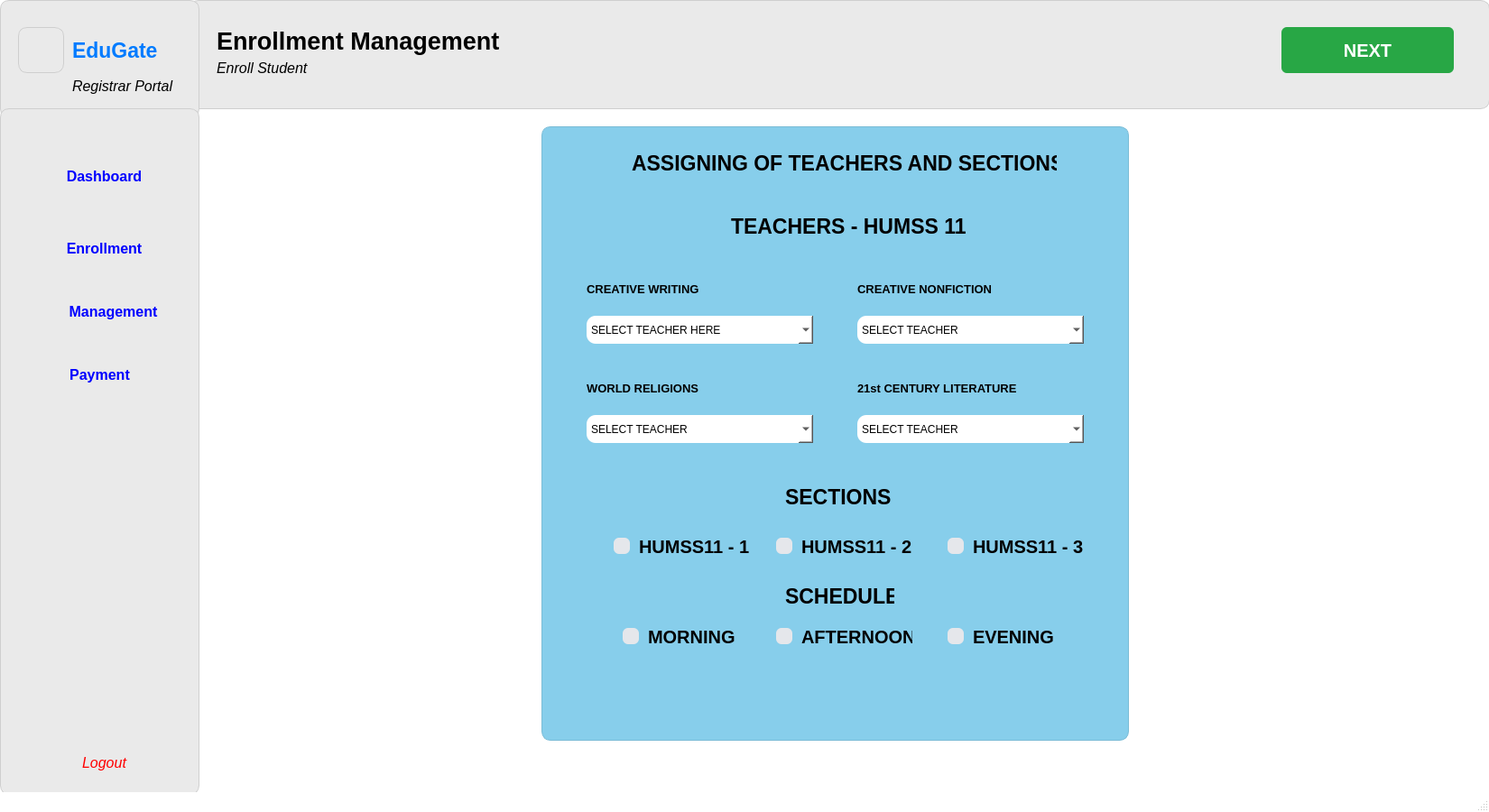
<?xml version="1.0" encoding="UTF-8"?>
<ui version="4.0">
 <class>MainWindow</class>
 <widget class="QMainWindow" name="MainWindow">
  <property name="geometry">
   <rect>
    <x>0</x>
    <y>0</y>
    <width>1650</width>
    <height>900</height>
   </rect>
  </property>
  <property name="sizePolicy">
   <sizepolicy hsizetype="Fixed" vsizetype="Fixed">
    <horstretch>0</horstretch>
    <verstretch>0</verstretch>
   </sizepolicy>
  </property>
  <property name="minimumSize">
   <size>
    <width>1650</width>
    <height>900</height>
   </size>
  </property>
  <property name="maximumSize">
   <size>
    <width>1650</width>
    <height>900</height>
   </size>
  </property>
  <property name="windowTitle">
   <string>MainWindow</string>
  </property>
  <property name="styleSheet">
   <string notr="true">QMainWindow {
    background-color: white;
}
</string>
  </property>
  <widget class="QWidget" name="centralwidget">
   <widget class="QWidget" name="widget" native="true">
    <property name="geometry">
     <rect>
      <x>210</x>
      <y>0</y>
      <width>1441</width>
      <height>121</height>
     </rect>
    </property>
    <property name="styleSheet">
     <string notr="true">QWidget {
    background-color: #eaeaea;  
    border: 1px solid #cfcfcf;
    border-radius: 10px;
}
</string>
    </property>
    <widget class="QLabel" name="label">
     <property name="geometry">
      <rect>
       <x>30</x>
       <y>20</y>
       <width>341</width>
       <height>51</height>
      </rect>
     </property>
     <property name="font">
      <font>
       <family>Segoe UI</family>
       <pointsize>20</pointsize>
       <weight>75</weight>
       <italic>false</italic>
       <bold>true</bold>
      </font>
     </property>
     <property name="styleSheet">
      <string notr="true">QLabel {
    background-color: #eaeaea;   /* match your widget color */
    border: none;                /* remove border */
    color: #000;                 /* text color (change if needed) */
}
</string>
     </property>
     <property name="text">
      <string>Enrollment Management</string>
     </property>
    </widget>
    <widget class="QLabel" name="label_2">
     <property name="geometry">
      <rect>
       <x>30</x>
       <y>60</y>
       <width>171</width>
       <height>31</height>
      </rect>
     </property>
     <property name="font">
      <font>
       <family>Segoe UI</family>
       <pointsize>12</pointsize>
       <weight>50</weight>
       <italic>true</italic>
       <bold>false</bold>
      </font>
     </property>
     <property name="styleSheet">
      <string notr="true">QLabel {
    background-color: #eaeaea;   /* match your widget color */
    border: none;                /* remove border */
    color: #000;                 /* text color (change if needed) */
}
</string>
     </property>
     <property name="text">
      <string>Enroll Student</string>
     </property>
    </widget>
    <widget class="QPushButton" name="pushButton_5">
     <property name="geometry">
      <rect>
       <x>1210</x>
       <y>30</y>
       <width>191</width>
       <height>51</height>
      </rect>
     </property>
     <property name="font">
      <font>
       <family>Segoe UI</family>
       <pointsize>15</pointsize>
       <weight>75</weight>
       <bold>true</bold>
      </font>
     </property>
     <property name="styleSheet">
      <string notr="true">QPushButton {
    background-color: #28a745;
    color: white;
    border: none;
    border-radius: 6px;
    padding: 5px 12px;
}
</string>
     </property>
     <property name="text">
      <string>NEXT</string>
     </property>
    </widget>
   </widget>
   <widget class="QWidget" name="widget_3" native="true">
    <property name="geometry">
     <rect>
      <x>0</x>
      <y>0</y>
      <width>221</width>
      <height>131</height>
     </rect>
    </property>
    <property name="styleSheet">
     <string notr="true">QWidget {
    background-color: #eaeaea;  
    border: 1px solid #cfcfcf;
    border-radius: 10px;
}
</string>
    </property>
    <widget class="QLabel" name="label_3">
     <property name="geometry">
      <rect>
       <x>20</x>
       <y>30</y>
       <width>51</width>
       <height>51</height>
      </rect>
     </property>
     <property name="text">
      <string/>
     </property>
     <property name="pixmap">
      <pixmap>../../../Downloads/ChatGPT Image Dec 10, 2025, 02_26_54 PM.png</pixmap>
     </property>
     <property name="scaledContents">
      <bool>true</bool>
     </property>
    </widget>
    <widget class="QLabel" name="label_4">
     <property name="geometry">
      <rect>
       <x>80</x>
       <y>30</y>
       <width>111</width>
       <height>51</height>
      </rect>
     </property>
     <property name="font">
      <font>
       <family>Segoe UI</family>
       <pointsize>17</pointsize>
       <weight>75</weight>
       <italic>false</italic>
       <bold>true</bold>
      </font>
     </property>
     <property name="styleSheet">
      <string notr="true">QLabel {
    color: #007BFF;    /* nice clean blue */
    background-color: transparent;   /* optional */
    border: none;                    /* optional */
}
</string>
     </property>
     <property name="text">
      <string>EduGate</string>
     </property>
    </widget>
    <widget class="QLabel" name="label_5">
     <property name="geometry">
      <rect>
       <x>80</x>
       <y>80</y>
       <width>121</width>
       <height>31</height>
      </rect>
     </property>
     <property name="font">
      <font>
       <family>Segoe UI</family>
       <pointsize>12</pointsize>
       <weight>50</weight>
       <italic>true</italic>
       <bold>false</bold>
      </font>
     </property>
     <property name="styleSheet">
      <string notr="true">QLabel {
    background-color: #eaeaea;   /* match your widget color */
    border: none;                /* remove border */
    color: #000;                 /* text color (change if needed) */
}
</string>
     </property>
     <property name="text">
      <string>Registrar Portal</string>
     </property>
    </widget>
   </widget>
   <widget class="QWidget" name="widget_2" native="true">
    <property name="geometry">
     <rect>
      <x>0</x>
      <y>120</y>
      <width>221</width>
      <height>761</height>
     </rect>
    </property>
    <property name="styleSheet">
     <string notr="true">QWidget {
    background-color: #eaeaea;  
    border: 1px solid #cfcfcf;
    border-radius: 10px;
}
</string>
    </property>
    <widget class="QLabel" name="label_6">
     <property name="geometry">
      <rect>
       <x>20</x>
       <y>60</y>
       <width>41</width>
       <height>31</height>
      </rect>
     </property>
     <property name="font">
      <font>
       <family>Segoe UI</family>
       <pointsize>8</pointsize>
       <weight>50</weight>
       <italic>true</italic>
       <bold>false</bold>
      </font>
     </property>
     <property name="styleSheet">
      <string notr="true">QLabel {
    background-color: #eaeaea;   /* match your widget color */
    border: none;                /* remove border */
    color: #000;                 /* text color (change if needed) */
}
</string>
     </property>
     <property name="text">
      <string/>
     </property>
     <property name="pixmap">
      <pixmap>../../../Downloads/dashboard-monitor.png</pixmap>
     </property>
     <property name="scaledContents">
      <bool>true</bool>
     </property>
    </widget>
    <widget class="QPushButton" name="pushButton">
     <property name="geometry">
      <rect>
       <x>20</x>
       <y>50</y>
       <width>191</width>
       <height>51</height>
      </rect>
     </property>
     <property name="font">
      <font>
       <family>Segoe UI</family>
       <pointsize>12</pointsize>
       <weight>75</weight>
       <bold>true</bold>
      </font>
     </property>
     <property name="styleSheet">
      <string notr="true">QPushButton {
    border: none;
    outline: none;
    color: blue;
}
QPushButton:hover {
    color: #1565c0;
}

QPushButton:pressed {
    color: #0d47a1;
}
</string>
     </property>
     <property name="text">
      <string>Dashboard</string>
     </property>
    </widget>
    <widget class="QLabel" name="label_7">
     <property name="geometry">
      <rect>
       <x>30</x>
       <y>140</y>
       <width>31</width>
       <height>31</height>
      </rect>
     </property>
     <property name="font">
      <font>
       <family>Segoe UI</family>
       <pointsize>8</pointsize>
       <weight>50</weight>
       <italic>true</italic>
       <bold>false</bold>
      </font>
     </property>
     <property name="styleSheet">
      <string notr="true">QLabel {
    background-color: #eaeaea;   /* match your widget color */
    border: none;                /* remove border */
    color: #000;                 /* text color (change if needed) */
}
</string>
     </property>
     <property name="text">
      <string/>
     </property>
     <property name="pixmap">
      <pixmap>../../../Downloads/user-add.png</pixmap>
     </property>
     <property name="scaledContents">
      <bool>true</bool>
     </property>
    </widget>
    <widget class="QPushButton" name="pushButton_2">
     <property name="geometry">
      <rect>
       <x>20</x>
       <y>130</y>
       <width>191</width>
       <height>51</height>
      </rect>
     </property>
     <property name="font">
      <font>
       <family>Segoe UI</family>
       <pointsize>12</pointsize>
       <weight>75</weight>
       <bold>true</bold>
      </font>
     </property>
     <property name="toolTip">
      <string>&lt;html&gt;&lt;head/&gt;&lt;body&gt;&lt;p&gt;Enrollment&lt;br/&gt;Management&lt;/p&gt;&lt;/body&gt;&lt;/html&gt;</string>
     </property>
     <property name="styleSheet">
      <string notr="true">QPushButton {
    border: none;
    outline: none;
    color: blue;
}
QPushButton:hover {
    color: #1565c0;
}

QPushButton:pressed {
    color: #0d47a1;
}
</string>
     </property>
     <property name="text">
      <string>Enrollment</string>
     </property>
    </widget>
    <widget class="QLabel" name="label_8">
     <property name="geometry">
      <rect>
       <x>20</x>
       <y>210</y>
       <width>41</width>
       <height>31</height>
      </rect>
     </property>
     <property name="font">
      <font>
       <family>Segoe UI</family>
       <pointsize>8</pointsize>
       <weight>50</weight>
       <italic>true</italic>
       <bold>false</bold>
      </font>
     </property>
     <property name="styleSheet">
      <string notr="true">QLabel {
    background-color: #eaeaea;   /* match your widget color */
    border: none;                /* remove border */
    color: #000;                 /* text color (change if needed) */
}
</string>
     </property>
     <property name="text">
      <string/>
     </property>
     <property name="pixmap">
      <pixmap>../../../Downloads/people-group.png</pixmap>
     </property>
     <property name="scaledContents">
      <bool>true</bool>
     </property>
    </widget>
    <widget class="QPushButton" name="pushButton_3">
     <property name="geometry">
      <rect>
       <x>40</x>
       <y>200</y>
       <width>171</width>
       <height>51</height>
      </rect>
     </property>
     <property name="font">
      <font>
       <family>Segoe UI</family>
       <pointsize>12</pointsize>
       <weight>75</weight>
       <bold>true</bold>
      </font>
     </property>
     <property name="toolTip">
      <string>&lt;html&gt;&lt;head/&gt;&lt;body&gt;&lt;p&gt;Enrollment&lt;br/&gt;Management&lt;/p&gt;&lt;/body&gt;&lt;/html&gt;</string>
     </property>
     <property name="styleSheet">
      <string notr="true">QPushButton {
    border: none;
    outline: none;
    color: blue;
}
QPushButton:hover {
    color: #1565c0;
}

QPushButton:pressed {
    color: #0d47a1;
}
</string>
     </property>
     <property name="text">
      <string>Management</string>
     </property>
    </widget>
    <widget class="QPushButton" name="pushButton_4">
     <property name="geometry">
      <rect>
       <x>20</x>
       <y>700</y>
       <width>191</width>
       <height>51</height>
      </rect>
     </property>
     <property name="font">
      <font>
       <family>Segoe UI</family>
       <pointsize>12</pointsize>
       <italic>true</italic>
      </font>
     </property>
     <property name="toolTip">
      <string>&lt;html&gt;&lt;head/&gt;&lt;body&gt;&lt;p&gt;Enrollment&lt;br/&gt;Management&lt;/p&gt;&lt;/body&gt;&lt;/html&gt;</string>
     </property>
     <property name="styleSheet">
      <string notr="true">QPushButton {
    border: none;
    outline: none;
}

QPushButton {
    color: red;
}

</string>
     </property>
     <property name="text">
      <string>Logout</string>
     </property>
    </widget>
    <widget class="QLabel" name="label_9">
     <property name="geometry">
      <rect>
       <x>30</x>
       <y>710</y>
       <width>41</width>
       <height>31</height>
      </rect>
     </property>
     <property name="font">
      <font>
       <family>Segoe UI</family>
       <pointsize>8</pointsize>
       <weight>50</weight>
       <italic>true</italic>
       <bold>false</bold>
      </font>
     </property>
     <property name="styleSheet">
      <string notr="true">QLabel {
    background-color: #eaeaea;   /* match your widget color */
    border: none;                /* remove border */
    color: #000;                 /* text color (change if needed) */
}
</string>
     </property>
     <property name="text">
      <string/>
     </property>
     <property name="pixmap">
      <pixmap>../../../Downloads/sign-out-alt.png</pixmap>
     </property>
     <property name="scaledContents">
      <bool>true</bool>
     </property>
    </widget>
    <widget class="QPushButton" name="pushButton_6">
     <property name="geometry">
      <rect>
       <x>20</x>
       <y>270</y>
       <width>181</width>
       <height>51</height>
      </rect>
     </property>
     <property name="font">
      <font>
       <family>Segoe UI</family>
       <pointsize>12</pointsize>
       <weight>75</weight>
       <bold>true</bold>
      </font>
     </property>
     <property name="toolTip">
      <string>&lt;html&gt;&lt;head/&gt;&lt;body&gt;&lt;p&gt;Enrollment&lt;br/&gt;Management&lt;/p&gt;&lt;/body&gt;&lt;/html&gt;</string>
     </property>
     <property name="styleSheet">
      <string notr="true">QPushButton {
    border: none;
    outline: none;
    color: blue;
}
QPushButton:hover {
    color: #1565c0;
}

QPushButton:pressed {
    color: #0d47a1;
}
</string>
     </property>
     <property name="text">
      <string>Payment</string>
     </property>
    </widget>
    <widget class="QLabel" name="label_11">
     <property name="geometry">
      <rect>
       <x>20</x>
       <y>280</y>
       <width>41</width>
       <height>31</height>
      </rect>
     </property>
     <property name="font">
      <font>
       <family>Segoe UI</family>
       <pointsize>8</pointsize>
       <weight>50</weight>
       <italic>true</italic>
       <bold>false</bold>
      </font>
     </property>
     <property name="styleSheet">
      <string notr="true">QLabel {
    background-color: #eaeaea;   /* match your widget color */
    border: none;                /* remove border */
    color: #000;                 /* text color (change if needed) */
}
</string>
     </property>
     <property name="text">
      <string/>
     </property>
     <property name="pixmap">
      <pixmap>../../../Downloads/credit-card.png</pixmap>
     </property>
     <property name="scaledContents">
      <bool>true</bool>
     </property>
    </widget>
    <zorder>pushButton</zorder>
    <zorder>label_6</zorder>
    <zorder>pushButton_2</zorder>
    <zorder>label_7</zorder>
    <zorder>pushButton_3</zorder>
    <zorder>label_8</zorder>
    <zorder>pushButton_4</zorder>
    <zorder>label_9</zorder>
    <zorder>pushButton_6</zorder>
    <zorder>label_11</zorder>
   </widget>
   <widget class="QWidget" name="widget_7" native="true">
    <property name="geometry">
     <rect>
      <x>600</x>
      <y>140</y>
      <width>651</width>
      <height>681</height>
     </rect>
    </property>
    <property name="styleSheet">
     <string notr="true">QWidget {
    background-color: #87ceeb;
    border: 1px solid #7bbcd6;
    border-radius: 10px;
}
</string>
    </property>
    <widget class="QLabel" name="label_20">
     <property name="geometry">
      <rect>
       <x>100</x>
       <y>30</y>
       <width>471</width>
       <height>21</height>
      </rect>
     </property>
     <property name="font">
      <font>
       <family>Segoe UI</family>
       <pointsize>17</pointsize>
       <weight>75</weight>
       <bold>true</bold>
      </font>
     </property>
     <property name="styleSheet">
      <string notr="true">QLabel {
    border: none;
}
</string>
     </property>
     <property name="text">
      <string>ASSIGNING OF TEACHERS AND SECTIONS</string>
     </property>
    </widget>
    <widget class="QLabel" name="label_22">
     <property name="geometry">
      <rect>
       <x>50</x>
       <y>170</y>
       <width>161</width>
       <height>21</height>
      </rect>
     </property>
     <property name="font">
      <font>
       <family>Segoe UI</family>
       <pointsize>10</pointsize>
       <weight>75</weight>
       <bold>true</bold>
      </font>
     </property>
     <property name="styleSheet">
      <string notr="true">QLabel {
    border: none;
}
</string>
     </property>
     <property name="text">
      <string>CREATIVE WRITING</string>
     </property>
    </widget>
    <widget class="QComboBox" name="comboBox_3">
     <property name="geometry">
      <rect>
       <x>50</x>
       <y>210</y>
       <width>251</width>
       <height>31</height>
      </rect>
     </property>
     <property name="styleSheet">
      <string notr="true">QComboBox {
    background-color: white;
    color: black;
    border: none;
}

QComboBox QAbstractItemView {
    background-color: white;
    color: black;
}
</string>
     </property>
     <property name="inputMethodHints">
      <set>Qt::ImhNone</set>
     </property>
     <property name="editable">
      <bool>false</bool>
     </property>
     <property name="currentText">
      <string>SELECT TEACHER HERE</string>
     </property>
     <item>
      <property name="text">
       <string>SELECT TEACHER HERE</string>
      </property>
     </item>
     <item>
      <property name="text">
       <string>Maria L. Reyes</string>
      </property>
     </item>
     <item>
      <property name="text">
       <string>Adrian T. Flores</string>
      </property>
     </item>
     <item>
      <property name="text">
       <string>Hannah S. Lopez</string>
      </property>
     </item>
    </widget>
    <widget class="QLabel" name="label_23">
     <property name="geometry">
      <rect>
       <x>350</x>
       <y>170</y>
       <width>191</width>
       <height>21</height>
      </rect>
     </property>
     <property name="font">
      <font>
       <family>Segoe UI</family>
       <pointsize>10</pointsize>
       <weight>75</weight>
       <bold>true</bold>
      </font>
     </property>
     <property name="styleSheet">
      <string notr="true">QLabel {
    border: none;
}
</string>
     </property>
     <property name="text">
      <string>CREATIVE NONFICTION</string>
     </property>
    </widget>
    <widget class="QComboBox" name="comboBox_4">
     <property name="geometry">
      <rect>
       <x>350</x>
       <y>210</y>
       <width>251</width>
       <height>31</height>
      </rect>
     </property>
     <property name="styleSheet">
      <string notr="true">QComboBox {
    background-color: white;
    color: black;
    border: none;
}

QComboBox QAbstractItemView {
    background-color: white;
    color: black;
}
</string>
     </property>
     <property name="inputMethodHints">
      <set>Qt::ImhNone</set>
     </property>
     <property name="editable">
      <bool>false</bool>
     </property>
     <property name="currentText">
      <string>SELECT TEACHER</string>
     </property>
     <item>
      <property name="text">
       <string>SELECT TEACHER</string>
      </property>
     </item>
     <item>
      <property name="text">
       <string>Maria L. Reyes</string>
      </property>
     </item>
     <item>
      <property name="text">
       <string>Samuel J. Ortega</string>
      </property>
     </item>
     <item>
      <property name="text">
       <string>Hannah S. Lopez</string>
      </property>
     </item>
    </widget>
    <widget class="QComboBox" name="comboBox_5">
     <property name="geometry">
      <rect>
       <x>50</x>
       <y>320</y>
       <width>251</width>
       <height>31</height>
      </rect>
     </property>
     <property name="styleSheet">
      <string notr="true">QComboBox {
    background-color: white;
    color: black;
    border: none;
}

QComboBox QAbstractItemView {
    background-color: white;
    color: black;
}
</string>
     </property>
     <property name="inputMethodHints">
      <set>Qt::ImhNone</set>
     </property>
     <property name="editable">
      <bool>false</bool>
     </property>
     <property name="currentText">
      <string>SELECT TEACHER</string>
     </property>
     <item>
      <property name="text">
       <string>SELECT TEACHER</string>
      </property>
     </item>
     <item>
      <property name="text">
       <string>Adrian T. Flores</string>
      </property>
     </item>
     <item>
      <property name="text">
       <string>Paulo R. Navarro</string>
      </property>
     </item>
     <item>
      <property name="text">
       <string>Liza C. Bautista</string>
      </property>
     </item>
    </widget>
    <widget class="QLabel" name="label_25">
     <property name="geometry">
      <rect>
       <x>50</x>
       <y>280</y>
       <width>161</width>
       <height>21</height>
      </rect>
     </property>
     <property name="font">
      <font>
       <family>Segoe UI</family>
       <pointsize>10</pointsize>
       <weight>75</weight>
       <bold>true</bold>
      </font>
     </property>
     <property name="styleSheet">
      <string notr="true">QLabel {
    border: none;
}
</string>
     </property>
     <property name="text">
      <string>WORLD RELIGIONS</string>
     </property>
    </widget>
    <widget class="QComboBox" name="comboBox_6">
     <property name="geometry">
      <rect>
       <x>350</x>
       <y>320</y>
       <width>251</width>
       <height>31</height>
      </rect>
     </property>
     <property name="styleSheet">
      <string notr="true">QComboBox {
    background-color: white;
    color: black;
    border: none;
}

QComboBox QAbstractItemView {
    background-color: white;
    color: black;
}
</string>
     </property>
     <property name="inputMethodHints">
      <set>Qt::ImhNone</set>
     </property>
     <property name="editable">
      <bool>false</bool>
     </property>
     <property name="currentText">
      <string>SELECT TEACHER</string>
     </property>
     <item>
      <property name="text">
       <string>SELECT TEACHER</string>
      </property>
     </item>
     <item>
      <property name="text">
       <string>Maria L. Reyes</string>
      </property>
     </item>
     <item>
      <property name="text">
       <string>Adrian T. Flores</string>
      </property>
     </item>
     <item>
      <property name="text">
       <string>Hannah S. Lopez</string>
      </property>
     </item>
    </widget>
    <widget class="QLabel" name="label_26">
     <property name="geometry">
      <rect>
       <x>350</x>
       <y>280</y>
       <width>191</width>
       <height>21</height>
      </rect>
     </property>
     <property name="font">
      <font>
       <family>Segoe UI</family>
       <pointsize>10</pointsize>
       <weight>75</weight>
       <bold>true</bold>
      </font>
     </property>
     <property name="styleSheet">
      <string notr="true">QLabel {
    border: none;
}
</string>
     </property>
     <property name="text">
      <string>21st CENTURY LITERATURE</string>
     </property>
    </widget>
    <widget class="QCheckBox" name="checkBox">
     <property name="geometry">
      <rect>
       <x>80</x>
       <y>440</y>
       <width>171</width>
       <height>51</height>
      </rect>
     </property>
     <property name="font">
      <font>
       <family>Segoe UI</family>
       <pointsize>-1</pointsize>
       <weight>75</weight>
       <bold>true</bold>
      </font>
     </property>
     <property name="styleSheet">
      <string notr="true">QCheckBox {
    background: transparent;
    border: none;
    padding: 0px;
    margin: 0px;

    spacing: 10px;
    color: #000000;          /* BLACK text */
    font-family: &quot;Segoe UI&quot;;
    font-size: 20px;
    font-weight: bold;
}

QCheckBox::indicator {
    width: 18px;
    height: 18px;
    border: none;            /* no border */
    background-color: #e5e7eb;
    border-radius: 6px;
}

QCheckBox::indicator:checked {
    background-color: #22c55e;   /* green */
}
</string>
     </property>
     <property name="text">
      <string>HUMSS11 - 1</string>
     </property>
    </widget>
    <widget class="QCheckBox" name="checkBox_3">
     <property name="geometry">
      <rect>
       <x>450</x>
       <y>440</y>
       <width>171</width>
       <height>51</height>
      </rect>
     </property>
     <property name="font">
      <font>
       <family>Segoe UI</family>
       <pointsize>-1</pointsize>
       <weight>75</weight>
       <bold>true</bold>
      </font>
     </property>
     <property name="styleSheet">
      <string notr="true">QCheckBox {
    background: transparent;
    border: none;
    padding: 0px;
    margin: 0px;

    spacing: 10px;
    color: #000000;          /* BLACK text */
    font-family: &quot;Segoe UI&quot;;
    font-size: 20px;
    font-weight: bold;
}

QCheckBox::indicator {
    width: 18px;
    height: 18px;
    border: none;            /* no border */
    background-color: #e5e7eb;
    border-radius: 6px;
}

QCheckBox::indicator:checked {
    background-color: #22c55e;   /* green */
}
</string>
     </property>
     <property name="text">
      <string>HUMSS11 - 3</string>
     </property>
    </widget>
    <widget class="QCheckBox" name="checkBox_4">
     <property name="geometry">
      <rect>
       <x>260</x>
       <y>440</y>
       <width>171</width>
       <height>51</height>
      </rect>
     </property>
     <property name="font">
      <font>
       <family>Segoe UI</family>
       <pointsize>-1</pointsize>
       <weight>75</weight>
       <bold>true</bold>
      </font>
     </property>
     <property name="styleSheet">
      <string notr="true">QCheckBox {
    background: transparent;
    border: none;
    padding: 0px;
    margin: 0px;

    spacing: 10px;
    color: #000000;          /* BLACK text */
    font-family: &quot;Segoe UI&quot;;
    font-size: 20px;
    font-weight: bold;
}

QCheckBox::indicator {
    width: 18px;
    height: 18px;
    border: none;            /* no border */
    background-color: #e5e7eb;
    border-radius: 6px;
}

QCheckBox::indicator:checked {
    background-color: #22c55e;   /* green */
}
</string>
     </property>
     <property name="text">
      <string>HUMSS11 - 2</string>
     </property>
    </widget>
    <widget class="QLabel" name="label_34">
     <property name="geometry">
      <rect>
       <x>270</x>
       <y>400</y>
       <width>121</width>
       <height>21</height>
      </rect>
     </property>
     <property name="font">
      <font>
       <family>Segoe UI</family>
       <pointsize>17</pointsize>
       <weight>75</weight>
       <bold>true</bold>
      </font>
     </property>
     <property name="styleSheet">
      <string notr="true">QLabel {
    border: none;
}
</string>
     </property>
     <property name="text">
      <string>SECTIONS</string>
     </property>
    </widget>
    <widget class="QLabel" name="label_28">
     <property name="geometry">
      <rect>
       <x>210</x>
       <y>100</y>
       <width>261</width>
       <height>21</height>
      </rect>
     </property>
     <property name="font">
      <font>
       <family>Segoe UI</family>
       <pointsize>17</pointsize>
       <weight>75</weight>
       <bold>true</bold>
      </font>
     </property>
     <property name="styleSheet">
      <string notr="true">QLabel {
    border: none;
}
</string>
     </property>
     <property name="text">
      <string>TEACHERS - HUMSS 11</string>
     </property>
    </widget>
    <widget class="QLabel" name="label_35">
     <property name="geometry">
      <rect>
       <x>270</x>
       <y>510</y>
       <width>121</width>
       <height>21</height>
      </rect>
     </property>
     <property name="font">
      <font>
       <family>Segoe UI</family>
       <pointsize>17</pointsize>
       <weight>75</weight>
       <bold>true</bold>
      </font>
     </property>
     <property name="styleSheet">
      <string notr="true">QLabel {
    border: none;
}
</string>
     </property>
     <property name="text">
      <string>SCHEDULE</string>
     </property>
    </widget>
    <widget class="QCheckBox" name="checkBox_2">
     <property name="geometry">
      <rect>
       <x>90</x>
       <y>540</y>
       <width>141</width>
       <height>51</height>
      </rect>
     </property>
     <property name="font">
      <font>
       <family>Segoe UI</family>
       <pointsize>-1</pointsize>
       <weight>75</weight>
       <bold>true</bold>
      </font>
     </property>
     <property name="styleSheet">
      <string notr="true">QCheckBox {
    background: transparent;
    border: none;
    padding: 0px;
    margin: 0px;

    spacing: 10px;
    color: #000000;          /* BLACK text */
    font-family: &quot;Segoe UI&quot;;
    font-size: 20px;
    font-weight: bold;
}

QCheckBox::indicator {
    width: 18px;
    height: 18px;
    border: none;            /* no border */
    background-color: #e5e7eb;
    border-radius: 6px;
}

QCheckBox::indicator:checked {
    background-color: #22c55e;   /* green */
}
</string>
     </property>
     <property name="text">
      <string>MORNING</string>
     </property>
    </widget>
    <widget class="QCheckBox" name="checkBox_5">
     <property name="geometry">
      <rect>
       <x>260</x>
       <y>540</y>
       <width>151</width>
       <height>51</height>
      </rect>
     </property>
     <property name="font">
      <font>
       <family>Segoe UI</family>
       <pointsize>-1</pointsize>
       <weight>75</weight>
       <bold>true</bold>
      </font>
     </property>
     <property name="styleSheet">
      <string notr="true">QCheckBox {
    background: transparent;
    border: none;
    padding: 0px;
    margin: 0px;

    spacing: 10px;
    color: #000000;          /* BLACK text */
    font-family: &quot;Segoe UI&quot;;
    font-size: 20px;
    font-weight: bold;
}

QCheckBox::indicator {
    width: 18px;
    height: 18px;
    border: none;            /* no border */
    background-color: #e5e7eb;
    border-radius: 6px;
}

QCheckBox::indicator:checked {
    background-color: #22c55e;   /* green */
}
</string>
     </property>
     <property name="text">
      <string>AFTERNOON</string>
     </property>
    </widget>
    <widget class="QCheckBox" name="checkBox_6">
     <property name="geometry">
      <rect>
       <x>450</x>
       <y>540</y>
       <width>141</width>
       <height>51</height>
      </rect>
     </property>
     <property name="font">
      <font>
       <family>Segoe UI</family>
       <pointsize>-1</pointsize>
       <weight>75</weight>
       <bold>true</bold>
      </font>
     </property>
     <property name="styleSheet">
      <string notr="true">QCheckBox {
    background: transparent;
    border: none;
    padding: 0px;
    margin: 0px;

    spacing: 10px;
    color: #000000;          /* BLACK text */
    font-family: &quot;Segoe UI&quot;;
    font-size: 20px;
    font-weight: bold;
}

QCheckBox::indicator {
    width: 18px;
    height: 18px;
    border: none;            /* no border */
    background-color: #e5e7eb;
    border-radius: 6px;
}

QCheckBox::indicator:checked {
    background-color: #22c55e;   /* green */
}
</string>
     </property>
     <property name="text">
      <string>EVENING</string>
     </property>
    </widget>
   </widget>
  </widget>
  <widget class="QStatusBar" name="statusbar"/>
 </widget>
 <resources/>
 <connections/>
</ui>
